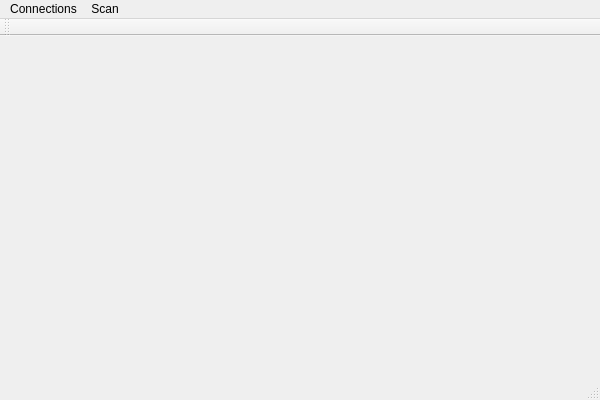
<?xml version="1.0" encoding="UTF-8"?>
<ui version="4.0">
 <class>rfidAppClass</class>
 <widget class="QMainWindow" name="rfidAppClass">
  <property name="geometry">
   <rect>
    <x>0</x>
    <y>0</y>
    <width>600</width>
    <height>400</height>
   </rect>
  </property>
  <property name="windowTitle">
   <string>rfidApp</string>
  </property>
  <widget class="QWidget" name="centralWidget"/>
  <widget class="QToolBar" name="mainToolBar">
   <attribute name="toolBarArea">
    <enum>TopToolBarArea</enum>
   </attribute>
   <attribute name="toolBarBreak">
    <bool>false</bool>
   </attribute>
  </widget>
  <widget class="QStatusBar" name="statusBar"/>
  <widget class="QMenuBar" name="menuBar">
   <property name="geometry">
    <rect>
     <x>0</x>
     <y>0</y>
     <width>600</width>
     <height>21</height>
    </rect>
   </property>
   <widget class="QMenu" name="menuConnections">
    <property name="title">
     <string>Connections</string>
    </property>
    <addaction name="actionConnect"/>
    <addaction name="actionDisconnect"/>
   </widget>
   <widget class="QMenu" name="menuScan">
    <property name="title">
     <string>Scan</string>
    </property>
   </widget>
   <addaction name="menuConnections"/>
   <addaction name="menuScan"/>
  </widget>
  <action name="actionStart">
   <property name="text">
    <string>Start</string>
   </property>
  </action>
  <action name="actionConnect">
   <property name="text">
    <string>Connect</string>
   </property>
  </action>
  <action name="actionDisconnect">
   <property name="text">
    <string>Disconnect</string>
   </property>
  </action>
  <action name="actionQuit_now">
   <property name="text">
    <string>Quit now</string>
   </property>
  </action>
  <action name="actionScan_for_Tags">
   <property name="text">
    <string>Scan for Tags</string>
   </property>
  </action>
  <action name="actionOn">
   <property name="text">
    <string>On</string>
   </property>
  </action>
  <action name="actionOff">
   <property name="text">
    <string>Off</string>
   </property>
  </action>
 </widget>
 <layoutdefault spacing="6" margin="11"/>
 <resources>
  <include location="rfidApp.qrc"/>
 </resources>
 <connections/>
</ui>
